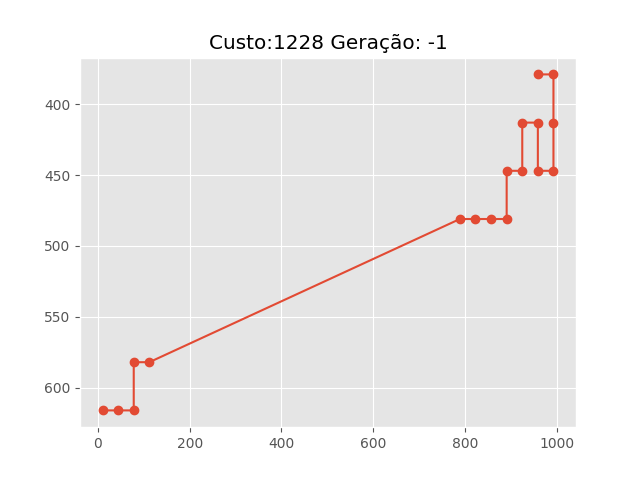
#> input picture src/geneticalgorithm/actualStiches/teste1.png, 640 x 480 px
$ python -i griddetection.py   (imports and definitions only)
#> lines starting #> are read from the running program, lines starting #| are printed output that depends on the picture; after the words box and inside, x2 and y2 are one past the last pixel; in counts of white or black regions, pixels touching at a corner belong together
### src/logger.py
from colorama import just_fix_windows_console, Fore
import os
import datetime


class SingletonLogger(object):
    __DEBUG__ = True
    __VERBOSE__ = True
    colour = ""
    severity_info = {
        "INFO": "[I]",
        "DEBUG": "[D]",
        "WARNING": "[W]",
        "ERROR": "[E]",
        "VERBOSE": "[V]"
    }

    def __new__(cls, verbose=False, debug=False):
        if not hasattr(cls, 'instance'):
            cls.__VERBOSE__ = verbose
            cls.__DEBUG__ = debug
            cls.instance = super(SingletonLogger, cls).__new__(cls)
        return cls.instance

    def log(self, message, severity="INFO"):
        """Log a message to the console.

           :param severity: The severity of the message.
           :param message: The message to log.
           """
        just_fix_windows_console()

        now = datetime.datetime.now()
        newMessage = f"[{os.getpid()}] [{str(now)}] {message}"

        if severity == 'DEBUG':
            if self.__DEBUG__:
                print(Fore.BLUE + f'{self.severity_info[severity]}: {newMessage}', flush=True)
        elif severity == "VERBOSE":
            if self.__VERBOSE__:
                print(Fore.MAGENTA + f'{self.severity_info[severity]}: {newMessage}', flush=True)
        elif severity == "WARNING":
            print(Fore.YELLOW + f'{self.severity_info[severity]}: {newMessage}', flush=True)
        elif severity == "ERROR":
            print(Fore.RED + f'{self.severity_info[severity]}: {newMessage}', flush=True)
        else:
            print(Fore.GREEN + f'{self.severity_info["INFO"]}: {newMessage}', flush=True)

### src/griddetection.py
"""
@file griddetection.py
@brief This program finds grid coordinates and cell sizes for a cross stitch pattern image
"""
import statistics
import itertools
import cv2
import numpy as np
from matplotlib import pyplot as plt
from .logger import SingletonLogger

__DEBUG__ = True


def build_grid_coordinates_v_array(cdst_p, dimensions, v_mode, v_coords, v_lines, rgb,lineWidth):
    """Build array of vertical coordinates from grid"""
    for i in range(1, len(v_lines)):
        prev = v_lines[i - 1][0] + v_mode
        cur = v_lines[i][0]
        while prev + 5 < cur:
            v_coords.append(prev)
            if __DEBUG__:
                cv2.line(cdst_p, (prev, 0),
                        (prev, dimensions[0]), rgb, lineWidth, cv2.LINE_AA)
            prev += v_mode
        v_coords.append(cur)

        if __DEBUG__:
            cv2.line(cdst_p, (cur, 0),
                    (cur, dimensions[0]), rgb, lineWidth, cv2.LINE_AA)

    logger = SingletonLogger()
    logger.log("Vertical coordinates: " + str(v_coords), "DEBUG")


def build_grid_coordinates_h_arrays(cdst_p, dimensions, h_coords, h_lines, h_mode, rgb,lineWidth):
    """Build array of horizontal coordinates from grid"""
    for i in range(1, len(h_lines)):
        prev = h_lines[i - 1][1] + h_mode
        cur = h_lines[i][1]

        while prev + 5 < cur:
            h_coords.append(prev)
            if __DEBUG__:
                cv2.line(cdst_p, (0, prev),
                        (dimensions[1], prev), rgb, lineWidth, cv2.LINE_AA)
            prev += h_mode
        h_coords.append(cur)
        if __DEBUG__:
            cv2.line(cdst_p, (0, cur),
                    (dimensions[1], cur), rgb, lineWidth, cv2.LINE_AA)

def build_grid_lines_array(dimensions, h_lines, linesP, v_lines):
    for line in linesP:
        l = line[0]
        if l[0] == l[2] or l[1] == l[3]:
            if l[0] == l[2]:
                line[0][1] = 0
                line[0][3] = dimensions[1]
                v_lines.append(list(line[0]))
            if l[1] == l[3]:
                line[0][0] = 0
                line[0][2] = dimensions[0]
                h_lines.append(list(line[0]))


def remove_coordinates_close(input_list, threshold=(5, 5)):
    """
    Remove coordinates that are too close to each other based on a given treshold from the input_list
    """
    combos = itertools.combinations(input_list, 2)
    points_to_remove = [point2
                        for point1, point2 in combos
                        if
                        abs(point1[0] - point2[0]) <= threshold[0] and abs(point1[1] - point2[1]) <= threshold[1]]
    points_to_keep = [
        point for point in input_list if point not in points_to_remove]
    return points_to_keep


def grid_coordinates(file_name, verbose=False):
    """
    Finds coordinates of a grid
    """
    logger = SingletonLogger()
    logger.log("Finding grid coordinates", "VERBOSE")

    default_file = 'sunflower/img.png'
    filename = file_name if len(file_name) > 0 else default_file
    # Loads an image
    src = cv2.imread(cv2.samples.findFile(filename))
#> src is the input picture: shape (480, 640, 3); mean B, G, R 237.2, 237.4, 238.7
    # Check if image is loaded fine
    if src is None:
        logger.log('Error opening image!', "ERROR")
        logger.log(
            'Usage: hough_lines.py [image_name -- default ' + default_file + '] \n', "ERROR")
        return -1

    dst = cv2.Canny(src, 50, 200, None, 3)
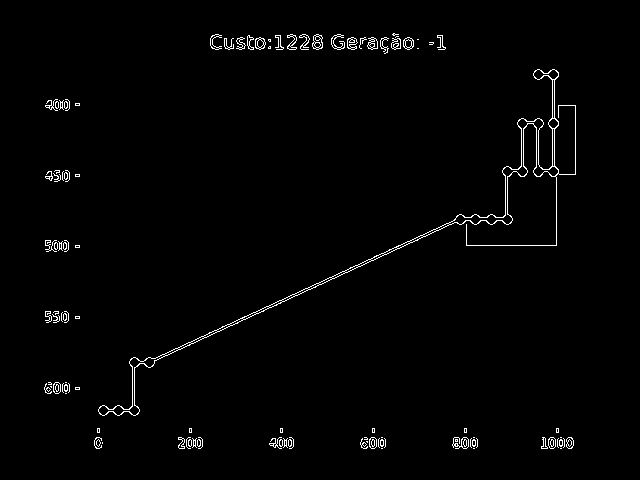
#> dst: shape (480, 640); 1.5% white in thin lines or dots, all inside (x1, y1, x2, y2) = (44, 33, 576, 449)

    # Copy edges to the images that will display the results in BGR
    cdst = cv2.cvtColor(dst, cv2.COLOR_GRAY2BGR)
    cdst_p = np.copy(cdst)
    shape = src.shape
#> shape = (480, 640, 3)
    # the minimum lenght allowed for the line
    # should be at least 1/5th of the figure size
    minLineLength = min(shape[0],shape[1])/5
#> minLineLength = 96
    # the maximum gap allowed between two points in a line
    maxLineGap = min(shape[0],shape[1])/100
#> maxLineGap = 4.8
    # Probabilistic Hough Line Transform
    linesP = cv2.HoughLinesP(dst, rho=2, theta=np.pi / 180,
                            threshold=50, lines=None, minLineLength=minLineLength, maxLineGap=maxLineGap)
#> linesP = [[240, 318, 348, 269], [232, 325, 454, 222], [225, 47, 322, 47]]

    h_lines = []
    v_lines = []

    dimensions = src.shape
#> dimensions = (480, 640, 3)
    build_grid_lines_array(dimensions, h_lines, linesP, v_lines)
#> the loop in build_grid_lines_array, `for line in linesP:` made 3 passes
#> after the loop in build_grid_lines_array, `for line in linesP:`: h_lines = [[0, 47, 480, 47]]; v_lines = []

    def sort_by_y(e):
        return e[1]

    def sort_by_x(e):
        return e[0]

    v_lines.sort(key=sort_by_x)
    v_lines = remove_coordinates_close(v_lines)
    h_lines.sort(key=sort_by_y)
    h_lines = remove_coordinates_close(h_lines)
    h_diff = []
    for i in range(1, len(h_lines)):
        diff = h_lines[i][1] - h_lines[i - 1][1]
        if diff > 0:
            h_diff.append(diff)
    h_diff.sort()
#> (the run stopped early here; a loop or call above may not have finished)

$ run again, on src/geneticalgorithm/actualStiches/teste2.png
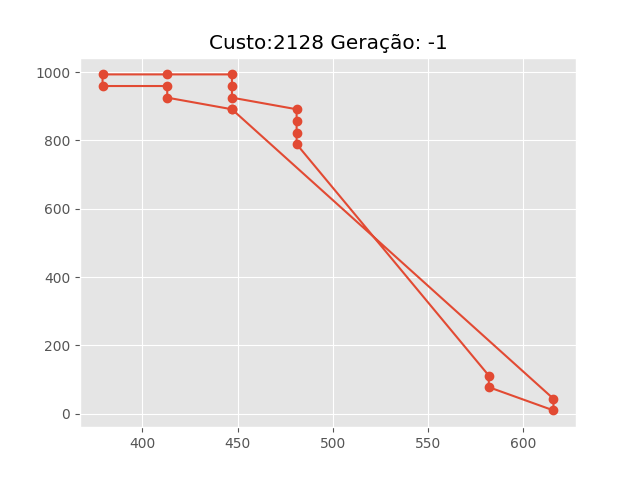
#> input picture src/geneticalgorithm/actualStiches/teste2.png, 640 x 480 px
#> in grid_coordinates, src is the input picture: shape (480, 640, 3); mean B, G, R 236.8, 237, 238.7
#> in grid_coordinates, `dst = cv2.Canny(src, 50, 200, None, 3)`:
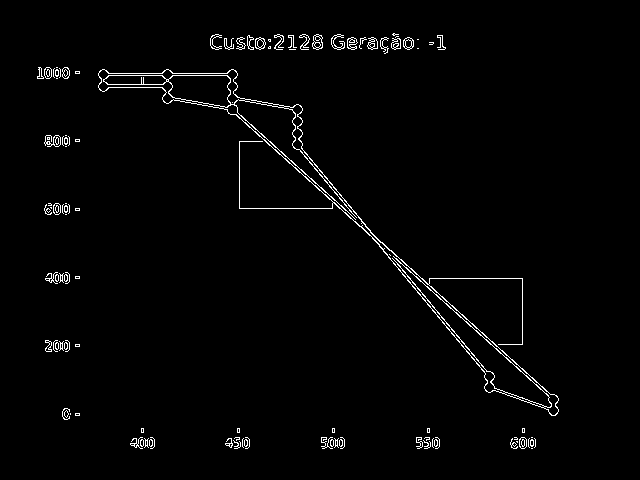
#> dst: shape (480, 640); 1.8% white in thin lines or dots, all inside (x1, y1, x2, y2) = (37, 33, 559, 449)
#> linesP = [[370, 232, 550, 394], [235, 114, 384, 248], [374, 240, 484, 371], [372, 234, 506, 355], [389, 254, 487, 371], [225, 47, 322, 47]]
#> the loop in build_grid_lines_array, `for line in linesP:` made 6 passes
#> after the loop in build_grid_lines_array, `for line in linesP:`: h_lines = [[0, 47, 480, 47]]; v_lines = []

$ run again, on src/geneticalgorithm/actualStiches/teste3.png
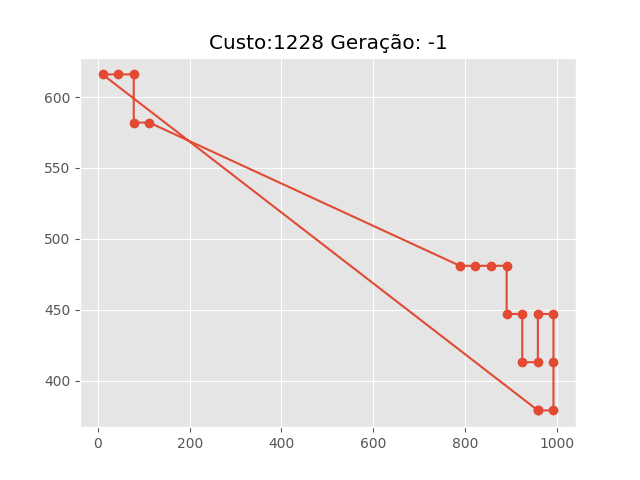
#> input picture src/geneticalgorithm/actualStiches/teste3.png, 640 x 480 px
#> in grid_coordinates, src is the input picture: shape (480, 640, 3); mean B, G, R 236.6, 236.9, 238.7
#> in grid_coordinates, `dst = cv2.Canny(src, 50, 200, None, 3)`:
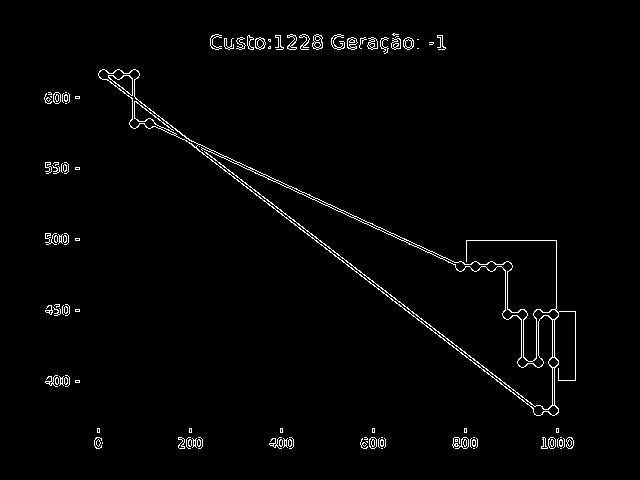
#> dst: shape (480, 640); 1.8% white in thin lines or dots, all inside (x1, y1, x2, y2) = (44, 33, 576, 449)
#> linesP = [[206, 152, 360, 272], [210, 151, 455, 265], [278, 212, 386, 294], [188, 139, 302, 192], [383, 293, 500, 382], [211, 46, 321, 48], [359, 271, 464, 351], [426, 323, 535, 406]]
#> the loop in build_grid_lines_array, `for line in linesP:` made 8 passes
#> after the loop in build_grid_lines_array, `for line in linesP:`: h_lines = []
